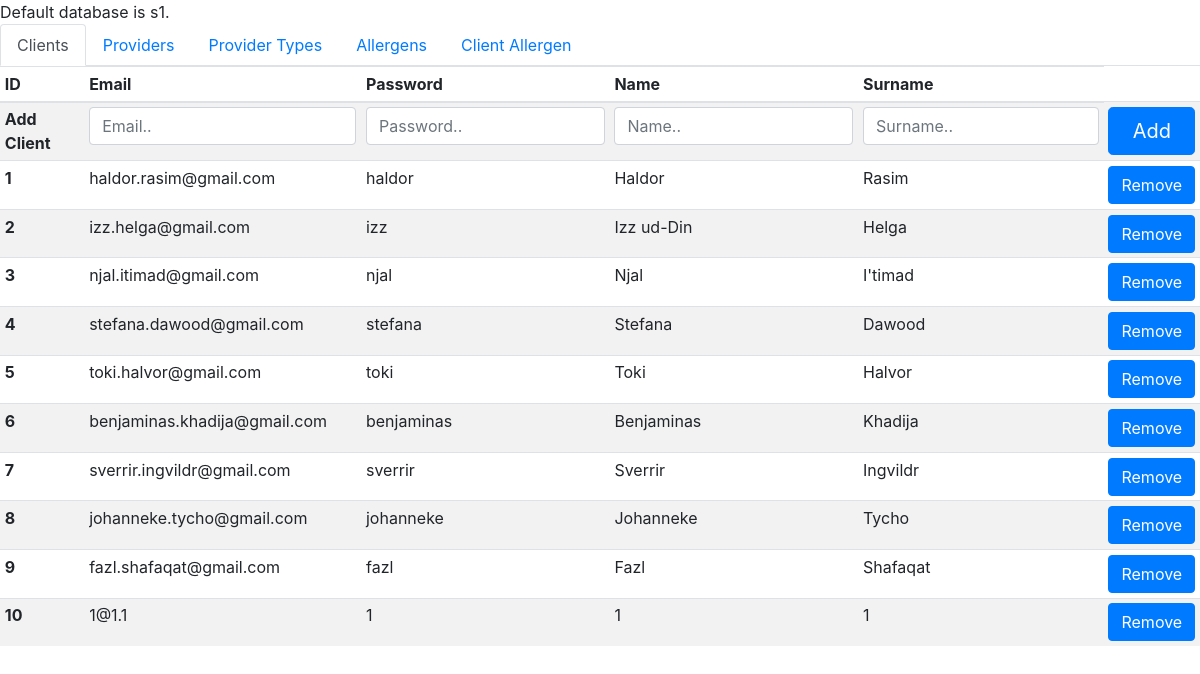
The app's page /control_panel.php, older data.
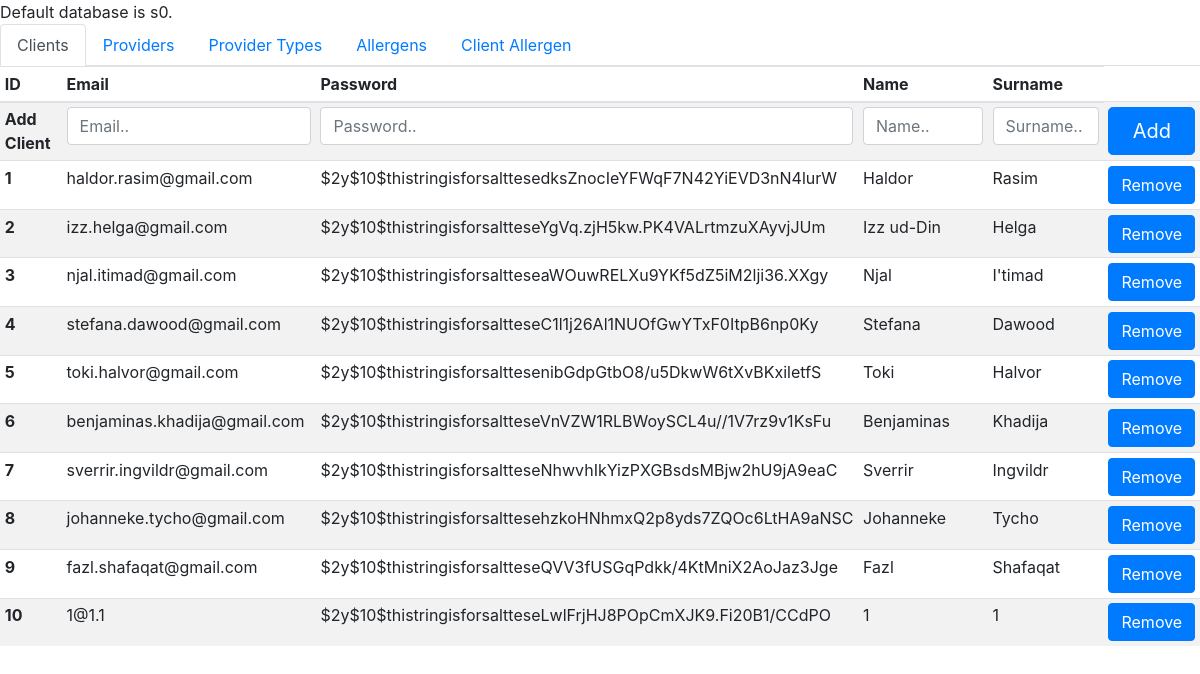
The same page, newer data.
### tables this page shows
CREATE TABLE `client` (
  `client_id` int(11) NOT NULL AUTO_INCREMENT,
  `client_email` varchar(45) NOT NULL,
  `client_password` varchar(255) NOT NULL,
  `client_name` varchar(45) NOT NULL,
  `client_surname` varchar(45) NOT NULL,
  PRIMARY KEY (`client_id`)
);

### control_panel.php (the view, shortened to what this page needs)
<?php include("fragments/connection-begin.php"); ?>
<!DOCTYPE html>
<html lang="en">
<head>
  <?php include("fragments/head-contents.php"); ?>
</head>
<body>
  <?php
  if ($result = $conn->query("SELECT DATABASE()")) {
    $row = $result->fetch_row();
    printf("Default database is %s.\n", $row[0]);
  }
  ?>
  <nav>
    <div class="nav nav-tabs" id="nav-tab" role="tablist">
      <a class="nav-item nav-link active" id="nav-clients-tab" data-toggle="tab" href="#nav-clients" role="tab" aria-controls="clients" aria-selected="true">Clients</a>
      <a class="nav-item nav-link" id="nav-providers-tab" data-toggle="tab" href="#nav-providers" role="tab" aria-controls="providers" aria-selected="false">Providers</a>
      <a class="nav-item nav-link" id="nav-provider-types-tab" data-toggle="tab" href="#nav-provider-types" role="tab" aria-controls="provider-types" aria-selected="false">Provider Types</a>
      <a class="nav-item nav-link" id="nav-allergens-tab" data-toggle="tab" href="#nav-allergens" role="tab" aria-controls="allergens" aria-selected="false">Allergens</a>
      <a class="nav-item nav-link" id="nav-client-allergen-tab" data-toggle="tab" href="#nav-client-allergen" role="tab" aria-controls="client-allergen" aria-selected="false">Client Allergen</a>
    </div>
  </nav>
  <div class="tab-content" id="nav-tabContent">
    <div class="tab-pane fade show active" id="nav-clients" role="tabpanel" aria-labelledby="nav-clients-tab">
      <div class="table-responsive">
        <table class="table table-hover table-striped table-sm">
          <thead>
            <tr>
              <th scope="col">ID</th>
              <th scope="col">Email</th>
              <th scope="col">Password</th>
              <th scope="col">Name</th>
              <th scope="col">Surname</th>
            </tr>
          </thead>
          <tbody>
            <tr>
              <th scope="row">Add Client</th>
              <form action="control_panel.php" method="post" name="client_add_form">
                <fieldset>
                  <td>
                    <input type="email" class="form-control" name="clientEmail" autocomplete="on" placeholder="Email.." required autofocus id="clientEmail" />
                  </td>
                  <td>
                    <input type="text" class="form-control" name="clientPassword" autocomplete="on" placeholder="Password.." required autofocus id="clientPassword" />
                  </td>
                  <td>
                    <input type="text" class="form-control" name="clientName" autocomplete="on" placeholder="Name.." required autofocus id="clientName" />
                  </td>
                  <td>
                    <input type="text" class="form-control" name="clientSurname" autocomplete="on" placeholder="Surname.." required autofocus id="clientSurname" />
                  </td>
                  <td>
                    <button type="submit" name="btnClientAdd" class="btn btn-primary btn-lg btn-block" value="clientAdd">
                      Add
                    </button>
                  </td>
                </fieldset>
              </form>
            </tr>
            <?php
              $query = $conn->query("SELECT * FROM client");
              while ($row = mysqli_fetch_array($query)):
            ?>
            <tr>
              <form action="control_panel.php" method="post" name="client_remove_form">
                <th scope="row"><?php echo $row['client_id'];?></th>
                <td><?php echo $row['client_email'];?></td>
                <td><?php echo $row['client_password'];?></td>
                <td><?php echo $row['client_name'];?></td>
                <td><?php echo $row['client_surname'];?></td>
                <td>
                  <button name="btnClientRemove" type="submit" class="btn btn-primary" value"clientRemove">
                    Remove
                  </button>
                </td>
            </tr>
            <?php  endwhile ?>
          </tbody>
        </table>
      </div>
    </div>
  </div>
</body>
</html>

### fragments/head-contents.php (shortened to what this page needs)
<link rel="stylesheet" href="https://stackpath.bootstrapcdn.com/bootstrap/4.3.1/css/bootstrap.min.css" />
<link rel="stylesheet" href="https://use.fontawesome.com/releases/v5.8.1/css/all.css">
<link rel="stylesheet" href="styles/style.css" />

### styles/style.css (style rules this page uses)
input[type=email], [type=password], [type=button], [type=radio], .txtarea { margin-bottom: 10px; }
html { position: relative; min-height: 100%; }
body { margin-bottom: 60px; }

Row changes from the older to the newer data that the page shows:
changed client "haldor.rasim@gmail.com": client_password "haldor" → "$2y$10$thistringisforsalttesedksZnocIeYFWqF7N42YiEVD3nN4lurW"
changed client "izz.helga@gmail.com": client_password "izz" → "$2y$10$thistringisforsaltteseYgVq.zjH5kw.PK4VALrtmzuXAyvjJUm"
changed client "njal.itimad@gmail.com": client_password "njal" → "$2y$10$thistringisforsaltteseaWOuwRELXu9YKf5dZ5iM2lji36.XXgy"
changed client "stefana.dawood@gmail.com": client_password "stefana" → "$2y$10$thistringisforsaltteseC1l1j26Al1NUOfGwYTxF0ItpB6np0Ky"
changed client "toki.halvor@gmail.com": client_password "toki" → "$2y$10$thistringisforsalttesenibGdpGtbO8/u5DkwW6tXvBKxiletfS"
changed client "benjaminas.khadija@gmail.com": client_password "benjaminas" → "$2y$10$thistringisforsaltteseVnVZW1RLBWoySCL4u//1V7rz9v1KsFu"
changed client "sverrir.ingvildr@gmail.com": client_password "sverrir" → "$2y$10$thistringisforsaltteseNhwvhIkYizPXGBsdsMBjw2hU9jA9eaC"
changed client "johanneke.tycho@gmail.com": client_password "johanneke" → "$2y$10$thistringisforsalttesehzkoHNhmxQ2p8yds7ZQOc6LtHA9aNSC"
changed client "fazl.shafaqat@gmail.com": client_password "fazl" → "$2y$10$thistringisforsaltteseQVV3fUSGqPdkk/4KtMniX2AoJaz3Jge"
changed client id 10: client_password "1" → "$2y$10$thistringisforsaltteseLwlFrjHJ8POpCmXJK9.Fi20B1/CCdPO"
Text that changed along with them:
$row[0]: "s1" → "s0"
